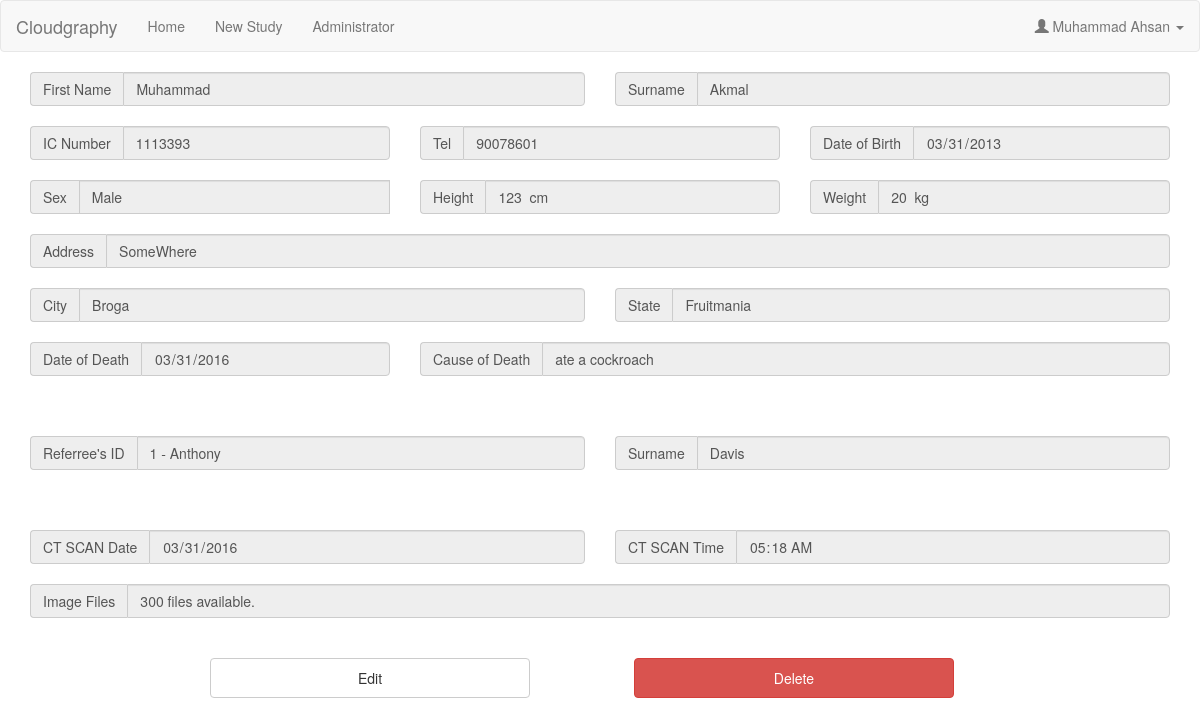
Screenshot of /studyProfile.php?add=2 (signed in) with the database file from the repository.
### tables this page shows
CREATE TABLE `studyobject` (
  `objectID` int(11) NOT NULL,
  `objectFirstname` varchar(255) NOT NULL,
  `objectSurname` varchar(255) NOT NULL,
  `ICNumber` int(11) NOT NULL,
  `telephone` int(11) NOT NULL,
  `DOB` date NOT NULL,
  `Sex` varchar(10) NOT NULL,
  `height` smallint(6) NOT NULL,
  `weight` smallint(6) NOT NULL,
  `homeAddress` varchar(255) NOT NULL,
  `homeCity` varchar(255) NOT NULL,
  `homeState` varchar(255) NOT NULL,
  `DOD` date NOT NULL,
  `deathCause` varchar(255) NOT NULL
);

CREATE TABLE `referees` (
  `referreeID` int(11) NOT NULL,
  `userID` int(11) NOT NULL,
  `firstName` varchar(255) NOT NULL,
  `surName` varchar(255) NOT NULL,
  `surgeryID` int(11) NOT NULL
);

CREATE TABLE `ctscan` (
  `CTScanID` int(11) NOT NULL,
  `date` date NOT NULL,
  `time` time NOT NULL,
  `objectID` int(11) NOT NULL
);

### getUsername.php (called while the page is built, shortened)
<?php
include ('conn.php');
$userID = $_SESSION['user_id'];
if( $_SESSION['user_type'] == 'admin'){
	$sql = "SELECT * FROM administrators WHERE userID = '$userID'";
}else{
	$sql = "SELECT * FROM referees WHERE userID = '$userID'";
}
			$result = $conn->query($sql);
			$row = $result->fetch_assoc();
			$fName=$row['firstName'];
			$sName=$row['surName'];
?>

### studyProfile.php (the view, shortened to what this page needs)
<!DOCTYPE html>
<!DOCTYPE html>
<?php include ('getStudy.php');?>
<html lang="en">
<head>
  <link rel="stylesheet" href="http://maxcdn.bootstrapcdn.com/bootstrap/3.3.6/css/bootstrap.min.css">
  <link href="css/input.css" rel="stylesheet">
</head>
<body>
	<div class="navBar">
		<?php
		include 'navBar.php';?>
	</div>
	<div class="container">
				<div class="row">
					<div class="col-lg-6">
						<div class="input-group">
							<span class="input-group-addon" id="basic-addon2">First Name</span>
							<input type="text" name="objectFN"  class="form-control" id="disabledInput" style="cursor:default;" value="<?php echo $objectfName; ?>" disabled>
						</div>
					</div>
					<div class = "col-lg-6">
						<div class="input-group">
							<span class="input-group-addon" id="basic-addon3">Surname</span>
							<input type="text" name="objectSN" class="form-control" placeholder="Enter Deceased Surname"  id="disabledInput" style="cursor:default;" value="<?php echo $objectsName; ?>" disabled>
						</div>
					</div>
				</div>
				<br>
				<div class="row">
					<div class="col-lg-4">
						<div class="input-group">
							<span class="input-group-addon" id="basic-addon2">IC Number</span>
							<input type="number"  name="objectIC" class="form-control" placeholder="Enter Deceased IC Number" id="disabledInput" style="cursor:default;" value="<?php echo $objectIC; ?>" disabled>
						</div>
					</div>
					<div class="col-lg-4">
						<div class="input-group">
							<span class="input-group-addon" id="basic-addon2">Tel</span>
							<input type="number" name="objectTel" class="form-control" id="disabledInput" style="cursor:default;" value="<?php echo $objectTEL; ?>" disabled>
						</div>
					</div>
					<div class="col-lg-4">
						<div class="input-group">
							<span class="input-group-addon" id="basic-addon2">Date of Birth</span>
							<input type="date" name="objectDOB" class="form-control" id="disabledInput" style="cursor:default;" value="<?php echo $objectDOB; ?>" disabled>
						</div>
					</div>
				</div>
					<br>
				<div class ="row">
					<div class="col-lg-4">
					<div class="input-group">
						<span class="input-group-addon" id="basic-addon2">Sex</span>
							<input class="form-control" id="sel1" name="objectSex" id="disabledInput" style="cursor:default;" value="<?php echo $objectSEX; ?>" disabled>
						<br>
					</div>
					</div>
					<div class="col-lg-4">
						<div class="input-group">
							<span class="input-group-addon" id="basic-addon2">Height</span>
							<input type="text" name="objectHeight" class="form-control" id="disabledInput" style="cursor:default;" value="<?php echo $objectHeight; ?>  cm" disabled>
						</div>
					</div>
					<div class="col-lg-4">
						<div class="input-group">
							<span class="input-group-addon" id="basic-addon2">Weight</span>
							<input type="text" name="objectWeight" class="form-control" id="disabledInput" style="cursor:default;" value="<?php echo $objectWeight; ?>  kg" disabled>
						</div>
					</div>
				</div>
				<br>
				<div class="row">
					<div class="col-lg-12">
						<div class="input-group">
							<span class="input-group-addon" id="basic-addon2">Address</span>
							<input type="text" name="objectAdd" class="form-control"id="disabledInput" style="cursor:default;" value="<?php echo $objectAddress; ?>" disabled>
						</div>
					</div>
				</div>
				<br>
				<div class ="row">
					<div class="col-lg-6">
						<div class="input-group">
							<span class="input-group-addon" id="basic-addon2">City</span>
							<input type="text" name="objectCity" class="form-control" id="disabledInput" style="cursor:default;" value="<?php echo $objectCity; ?>" disabled>
						</div>
					</div>
					<div class="col-lg-6">
						<div class="input-group">
							<span class="input-group-addon" id="basic-addon2">State</span>
							<input type="text" name="objectState" class="form-control "id="disabledInput" style="cursor:default;" value="<?php echo $objectState; ?>" disabled >
						</div>
					</div>
				</div>
				<br>
				<div class ="row">
					<div class="col-lg-4">
						<div class="input-group">
							<span class="input-group-addon" id="basic-addon2">Date of Death</span>
							<input type="date" name="objectDOD" class="form-control" id="disabledInput" style="cursor:default;" value="<?php echo $objectDOD; ?>" disabled >
						</div>
					</div>
					<div class="col-lg-8">
						<div class="input-group">
							<span class="input-group-addon" id="basic-addon2">Cause of Death</span>
							<input type="text" name="objectCause" class="form-control" placeholder="Enter The Cause Of Deceased's Death" id="disabledInput" style="cursor:default;" value="<?php echo $objectCause; ?>" disabled >
						</div>
					</div>
				</div>
					<br>
					<br>
					<br>
					<div class="row">
					<div class="col-lg-6">
						<div class="input-group">
							<span class="input-group-addon" id="basic-addon2">Referree's ID</span>
								<input type="text" class="form-control" id="disabledInput" style="cursor:default;" value="<?php echo $RefID . " - " . $Reffname; ?>" disabled>
						</div>
					</div>
					<div class = "col-lg-6">
						<div class="input-group">
							<span class="input-group-addon" id="basic-addon3">Surname</span>
							<input type="text" name="refSN" class="form-control" id="disabledInput" style="cursor:default;" value="<?php echo $Refsname; ?>" disabled >
						</div>
					</div>
				</div>
				<br>
				<br>
				<br>
				<div class="row">
					<div class="col-lg-6">
						<div class="input-group">
							<span class="input-group-addon" id="basic-addon2">CT SCAN Date</span>
							<input type="date" name="CTDate" class="form-control" id="disabledInput" style="cursor:default;" value="<?php echo $scanDate; ?>" disabled>
						</div>
					</div>
					<div class="col-lg-6">
						<div class="input-group">
							<span class="input-group-addon" id="basic-addon2">CT SCAN Time</span>
							<input type="time" name="CTTime" class="form-control"id="disabledInput" style="cursor:default;" value="<?php echo $scanTime; ?>" disabled>
						</div>
					</div>
				</div>
				<br>
					<div class="row">
					<div class="col-lg-12">
						<div class="input-group">
							<span class="input-group-addon" id="basic-addon2">Image Files</span>
							<input type="text" class="form-control"id="disabledInput" style="cursor:default;" value="<?php echo $rowcount . " files available." ?>" disabled>
						</div>
					</div>
				</div>
			<br>
					<br>
					<div class='row'>
						<div class="col-lg-2">
						</div>
						<a href="editProfile.php?add=<?php echo $_GET['add'];?>"><button  type="button" value="Upload Image" name="Submit" class="btn btn-default" style="width: 320px; height: 40px">Edit</button></a>
						<a href="object_del.php?add=<?php echo $_GET['add'];?>"><button  type="button" class="btn btn-danger" style="width: 320px; margin-left: 100px; height: 40px">Delete</button> </a>
					</div>
	</div>
	<br>
</body>
</body>
</html>

### navBar.php (shortened to what this page needs)
<!DOCTYPE html>
<?php
include ('getUsername.php');
?>
<html>
<nav class= "navbar navbar-default">
  <div class="container-fluid">
    <div class="navbar-header">
      <a class="navbar-brand" href="home.php">Cloudgraphy</a>
    </div>
    <ul class="nav navbar-nav">
      <li class="<?php if ($include=="home"){echo 'active';}?>"><a href="home.php">Home</a></li>
	 <li class="<?php if ($include=="newPatient"){echo 'active';}?>"><a href="studyNew.php">New Study</a></li>
	 <?php if( $_SESSION['user_type'] == 'admin'):?>
	<li class="<?php if ($include=="admin"){echo 'active';}?>"><a href="Admin.php">Administrator</a></li>
<?php endif; ?>
	</ul>
	      <ul class="nav navbar-nav navbar-right">
				<li><a class="dropdown-toggle" data-toggle="dropdown" href="#"><span class="glyphicon glyphicon-user"></span><?php echo" " .$fName." " .$sName;?>  <span class="caret"></span></a>
				</li>
		  </ul>
		  </nav>
		  </html>

### rows the page displays
studyobject: objectFN "Muhammad", objectSN "Akmal", objectIC "1113393", objectTel "90078601", objectDOB "03/31/2013", objectSex "Male", objectHeight "123 cm", objectWeight "20 kg", objectAdd "SomeWhere", objectCity "Broga", objectState "Fruitmania", objectDOD "03/31/2016", objectCause "ate a cockroach", firstName "1 - Anthony", refSN "Davis", CTDate "03/31/2016", CTTime "05:18:00"

### other values shown
$fName "Muhammad"
$sName "Ahsan"
